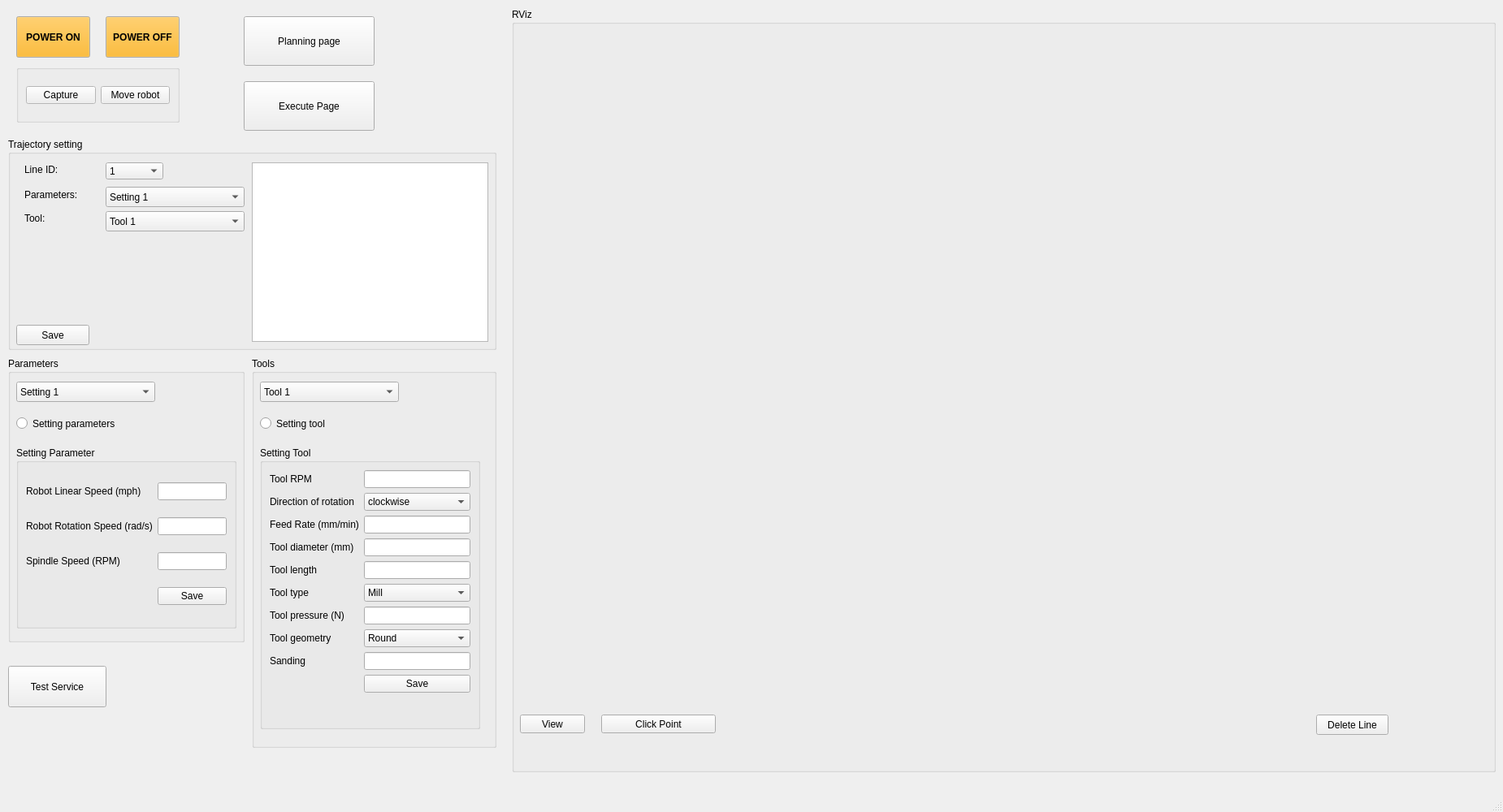
<?xml version="1.0" encoding="UTF-8"?>
<ui version="4.0">
 <class>HelloGui</class>
 <widget class="QMainWindow" name="HelloGui">
  <property name="geometry">
   <rect>
    <x>0</x>
    <y>0</y>
    <width>1850</width>
    <height>1000</height>
   </rect>
  </property>
  <property name="palette">
   <palette>
    <active>
     <colorrole role="Highlight">
      <brush brushstyle="SolidPattern">
       <color alpha="255">
        <red>244</red>
        <green>133</green>
        <blue>23</blue>
       </color>
      </brush>
     </colorrole>
    </active>
    <inactive>
     <colorrole role="Highlight">
      <brush brushstyle="SolidPattern">
       <color alpha="255">
        <red>244</red>
        <green>133</green>
        <blue>23</blue>
       </color>
      </brush>
     </colorrole>
    </inactive>
    <disabled>
     <colorrole role="Highlight">
      <brush brushstyle="SolidPattern">
       <color alpha="255">
        <red>145</red>
        <green>145</green>
        <blue>145</blue>
       </color>
      </brush>
     </colorrole>
    </disabled>
   </palette>
  </property>
  <property name="font">
   <font>
    <weight>50</weight>
    <bold>false</bold>
   </font>
  </property>
  <property name="contextMenuPolicy">
   <enum>Qt::NoContextMenu</enum>
  </property>
  <property name="windowTitle">
   <string>MainWindow</string>
  </property>
  <widget class="QWidget" name="centralwidget">
   <widget class="QGroupBox" name="groupBox">
    <property name="geometry">
     <rect>
      <x>630</x>
      <y>10</y>
      <width>1211</width>
      <height>941</height>
     </rect>
    </property>
    <property name="title">
     <string>RViz</string>
    </property>
    <widget class="QWidget" name="rviz_display" native="true">
     <property name="geometry">
      <rect>
       <x>30</x>
       <y>40</y>
       <width>1161</width>
       <height>781</height>
      </rect>
     </property>
    </widget>
    <widget class="QPushButton" name="view_rviz">
     <property name="geometry">
      <rect>
       <x>10</x>
       <y>870</y>
       <width>80</width>
       <height>23</height>
      </rect>
     </property>
     <property name="text">
      <string>View</string>
     </property>
    </widget>
    <widget class="QPushButton" name="click_point">
     <property name="geometry">
      <rect>
       <x>110</x>
       <y>870</y>
       <width>141</width>
       <height>23</height>
      </rect>
     </property>
     <property name="text">
      <string>Click Point</string>
     </property>
    </widget>
    <widget class="QPushButton" name="delete_line_btn">
     <property name="geometry">
      <rect>
       <x>990</x>
       <y>870</y>
       <width>89</width>
       <height>25</height>
      </rect>
     </property>
     <property name="text">
      <string>Delete Line</string>
     </property>
    </widget>
   </widget>
   <widget class="QGroupBox" name="groupBox_3">
    <property name="geometry">
     <rect>
      <x>20</x>
      <y>80</y>
      <width>201</width>
      <height>71</height>
     </rect>
    </property>
    <property name="palette">
     <palette>
      <active>
       <colorrole role="Base">
        <brush brushstyle="SolidPattern">
         <color alpha="255">
          <red>255</red>
          <green>170</green>
          <blue>0</blue>
         </color>
        </brush>
       </colorrole>
       <colorrole role="Window">
        <brush brushstyle="SolidPattern">
         <color alpha="255">
          <red>255</red>
          <green>255</green>
          <blue>255</blue>
         </color>
        </brush>
       </colorrole>
      </active>
      <inactive>
       <colorrole role="Base">
        <brush brushstyle="SolidPattern">
         <color alpha="255">
          <red>255</red>
          <green>170</green>
          <blue>0</blue>
         </color>
        </brush>
       </colorrole>
       <colorrole role="Window">
        <brush brushstyle="SolidPattern">
         <color alpha="255">
          <red>255</red>
          <green>255</green>
          <blue>255</blue>
         </color>
        </brush>
       </colorrole>
      </inactive>
      <disabled>
       <colorrole role="Base">
        <brush brushstyle="SolidPattern">
         <color alpha="255">
          <red>255</red>
          <green>255</green>
          <blue>255</blue>
         </color>
        </brush>
       </colorrole>
       <colorrole role="Window">
        <brush brushstyle="SolidPattern">
         <color alpha="255">
          <red>255</red>
          <green>255</green>
          <blue>255</blue>
         </color>
        </brush>
       </colorrole>
      </disabled>
     </palette>
    </property>
    <property name="title">
     <string/>
    </property>
    <layout class="QHBoxLayout" name="horizontalLayout">
     <item>
      <widget class="QPushButton" name="start_btn">
       <property name="text">
        <string>Capture</string>
       </property>
      </widget>
     </item>
     <item>
      <widget class="QPushButton" name="moverobot_btn">
       <property name="text">
        <string>Move robot</string>
       </property>
      </widget>
     </item>
    </layout>
   </widget>
   <widget class="QPushButton" name="power_on_btn">
    <property name="enabled">
     <bool>true</bool>
    </property>
    <property name="geometry">
     <rect>
      <x>20</x>
      <y>20</y>
      <width>91</width>
      <height>51</height>
     </rect>
    </property>
    <property name="palette">
     <palette>
      <active>
       <colorrole role="WindowText">
        <brush brushstyle="SolidPattern">
         <color alpha="255">
          <red>255</red>
          <green>255</green>
          <blue>255</blue>
         </color>
        </brush>
       </colorrole>
       <colorrole role="Button">
        <brush brushstyle="SolidPattern">
         <color alpha="255">
          <red>255</red>
          <green>170</green>
          <blue>0</blue>
         </color>
        </brush>
       </colorrole>
       <colorrole role="Text">
        <brush brushstyle="SolidPattern">
         <color alpha="255">
          <red>0</red>
          <green>0</green>
          <blue>0</blue>
         </color>
        </brush>
       </colorrole>
       <colorrole role="PlaceholderText">
        <brush brushstyle="SolidPattern">
         <color alpha="128">
          <red>0</red>
          <green>0</green>
          <blue>0</blue>
         </color>
        </brush>
       </colorrole>
      </active>
      <inactive>
       <colorrole role="WindowText">
        <brush brushstyle="SolidPattern">
         <color alpha="255">
          <red>255</red>
          <green>255</green>
          <blue>255</blue>
         </color>
        </brush>
       </colorrole>
       <colorrole role="Button">
        <brush brushstyle="SolidPattern">
         <color alpha="255">
          <red>255</red>
          <green>170</green>
          <blue>0</blue>
         </color>
        </brush>
       </colorrole>
       <colorrole role="Text">
        <brush brushstyle="SolidPattern">
         <color alpha="255">
          <red>0</red>
          <green>0</green>
          <blue>0</blue>
         </color>
        </brush>
       </colorrole>
       <colorrole role="PlaceholderText">
        <brush brushstyle="SolidPattern">
         <color alpha="128">
          <red>0</red>
          <green>0</green>
          <blue>0</blue>
         </color>
        </brush>
       </colorrole>
      </inactive>
      <disabled>
       <colorrole role="WindowText">
        <brush brushstyle="SolidPattern">
         <color alpha="255">
          <red>190</red>
          <green>190</green>
          <blue>190</blue>
         </color>
        </brush>
       </colorrole>
       <colorrole role="Button">
        <brush brushstyle="SolidPattern">
         <color alpha="255">
          <red>255</red>
          <green>170</green>
          <blue>0</blue>
         </color>
        </brush>
       </colorrole>
       <colorrole role="Text">
        <brush brushstyle="SolidPattern">
         <color alpha="255">
          <red>190</red>
          <green>190</green>
          <blue>190</blue>
         </color>
        </brush>
       </colorrole>
       <colorrole role="PlaceholderText">
        <brush brushstyle="SolidPattern">
         <color alpha="128">
          <red>0</red>
          <green>0</green>
          <blue>0</blue>
         </color>
        </brush>
       </colorrole>
      </disabled>
     </palette>
    </property>
    <property name="font">
     <font>
      <pointsize>9</pointsize>
      <weight>75</weight>
      <bold>true</bold>
      <stylestrategy>PreferDefault</stylestrategy>
     </font>
    </property>
    <property name="text">
     <string>POWER ON</string>
    </property>
    <property name="default">
     <bool>false</bool>
    </property>
    <property name="flat">
     <bool>false</bool>
    </property>
   </widget>
   <widget class="QPushButton" name="power_off_btn">
    <property name="enabled">
     <bool>true</bool>
    </property>
    <property name="geometry">
     <rect>
      <x>130</x>
      <y>20</y>
      <width>91</width>
      <height>51</height>
     </rect>
    </property>
    <property name="palette">
     <palette>
      <active>
       <colorrole role="Button">
        <brush brushstyle="SolidPattern">
         <color alpha="255">
          <red>255</red>
          <green>170</green>
          <blue>0</blue>
         </color>
        </brush>
       </colorrole>
      </active>
      <inactive>
       <colorrole role="Button">
        <brush brushstyle="SolidPattern">
         <color alpha="255">
          <red>255</red>
          <green>170</green>
          <blue>0</blue>
         </color>
        </brush>
       </colorrole>
      </inactive>
      <disabled>
       <colorrole role="Button">
        <brush brushstyle="SolidPattern">
         <color alpha="255">
          <red>255</red>
          <green>170</green>
          <blue>0</blue>
         </color>
        </brush>
       </colorrole>
      </disabled>
     </palette>
    </property>
    <property name="font">
     <font>
      <pointsize>9</pointsize>
      <weight>75</weight>
      <bold>true</bold>
     </font>
    </property>
    <property name="text">
     <string>POWER OFF</string>
    </property>
    <property name="autoDefault">
     <bool>false</bool>
    </property>
    <property name="default">
     <bool>false</bool>
    </property>
   </widget>
   <widget class="QGroupBox" name="groupBox_5">
    <property name="geometry">
     <rect>
      <x>310</x>
      <y>440</y>
      <width>301</width>
      <height>481</height>
     </rect>
    </property>
    <property name="title">
     <string>Tools</string>
    </property>
    <widget class="QGroupBox" name="groupBox_tool">
     <property name="geometry">
      <rect>
       <x>10</x>
       <y>110</y>
       <width>271</width>
       <height>348</height>
      </rect>
     </property>
     <property name="title">
      <string>Setting Tool</string>
     </property>
     <layout class="QFormLayout" name="formLayout">
      <item row="0" column="0">
       <widget class="QLabel" name="label_6">
        <property name="text">
         <string>Tool RPM </string>
        </property>
       </widget>
      </item>
      <item row="0" column="1">
       <widget class="QLineEdit" name="tool_rpm_text"/>
      </item>
      <item row="1" column="0">
       <widget class="QLabel" name="label_7">
        <property name="text">
         <string>Direction of rotation</string>
        </property>
       </widget>
      </item>
      <item row="1" column="1">
       <widget class="QComboBox" name="comboBox_dir">
        <item>
         <property name="text">
          <string>clockwise</string>
         </property>
        </item>
        <item>
         <property name="text">
          <string>counterclockwise</string>
         </property>
        </item>
       </widget>
      </item>
      <item row="2" column="0">
       <widget class="QLabel" name="label_8">
        <property name="text">
         <string>Feed Rate (mm/min)</string>
        </property>
       </widget>
      </item>
      <item row="2" column="1">
       <widget class="QLineEdit" name="feed_rate_text"/>
      </item>
      <item row="3" column="0">
       <widget class="QLabel" name="label_9">
        <property name="text">
         <string>Tool diameter (mm)</string>
        </property>
       </widget>
      </item>
      <item row="3" column="1">
       <widget class="QLineEdit" name="tool_diameter_text"/>
      </item>
      <item row="4" column="0">
       <widget class="QLabel" name="label_10">
        <property name="text">
         <string>Tool length</string>
        </property>
       </widget>
      </item>
      <item row="4" column="1">
       <widget class="QLineEdit" name="tool_length_text"/>
      </item>
      <item row="5" column="0">
       <widget class="QLabel" name="label_11">
        <property name="text">
         <string>Tool type</string>
        </property>
       </widget>
      </item>
      <item row="5" column="1">
       <widget class="QComboBox" name="comboBox_tooltype">
        <item>
         <property name="text">
          <string>Mill</string>
         </property>
        </item>
        <item>
         <property name="text">
          <string>Drill</string>
         </property>
        </item>
        <item>
         <property name="text">
          <string>Grind</string>
         </property>
        </item>
        <item>
         <property name="text">
          <string>Sand</string>
         </property>
        </item>
       </widget>
      </item>
      <item row="6" column="0">
       <widget class="QLabel" name="label_12">
        <property name="text">
         <string>Tool pressure (N)</string>
        </property>
       </widget>
      </item>
      <item row="6" column="1">
       <widget class="QLineEdit" name="tool_pressure_text"/>
      </item>
      <item row="7" column="0">
       <widget class="QLabel" name="label_13">
        <property name="text">
         <string>Tool geometry</string>
        </property>
       </widget>
      </item>
      <item row="7" column="1">
       <widget class="QComboBox" name="comboBox_toolgeometry">
        <item>
         <property name="text">
          <string>Round</string>
         </property>
        </item>
        <item>
         <property name="text">
          <string>Square</string>
         </property>
        </item>
        <item>
         <property name="text">
          <string>Triangular</string>
         </property>
        </item>
       </widget>
      </item>
      <item row="8" column="0">
       <widget class="QLabel" name="label_14">
        <property name="text">
         <string>Sanding</string>
        </property>
       </widget>
      </item>
      <item row="8" column="1">
       <widget class="QLineEdit" name="sanding_text">
        <property name="text">
         <string/>
        </property>
       </widget>
      </item>
      <item row="9" column="1">
       <widget class="QPushButton" name="save_tool">
        <property name="text">
         <string>Save</string>
        </property>
       </widget>
      </item>
     </layout>
    </widget>
    <widget class="QRadioButton" name="radio_tool">
     <property name="geometry">
      <rect>
       <x>10</x>
       <y>70</y>
       <width>112</width>
       <height>23</height>
      </rect>
     </property>
     <property name="text">
      <string>Setting tool</string>
     </property>
    </widget>
    <widget class="QComboBox" name="comboBox_tool">
     <property name="geometry">
      <rect>
       <x>10</x>
       <y>30</y>
       <width>171</width>
       <height>25</height>
      </rect>
     </property>
     <item>
      <property name="text">
       <string>Tool 1</string>
      </property>
     </item>
     <item>
      <property name="text">
       <string>Tool 2</string>
      </property>
     </item>
     <item>
      <property name="text">
       <string>Tool 3</string>
      </property>
     </item>
     <item>
      <property name="text">
       <string>Tool 4</string>
      </property>
     </item>
     <item>
      <property name="text">
       <string>Default</string>
      </property>
     </item>
    </widget>
   </widget>
   <widget class="QGroupBox" name="groupBox_6">
    <property name="geometry">
     <rect>
      <x>10</x>
      <y>440</y>
      <width>291</width>
      <height>351</height>
     </rect>
    </property>
    <property name="title">
     <string>Parameters</string>
    </property>
    <widget class="QComboBox" name="comboBox_setting">
     <property name="geometry">
      <rect>
       <x>10</x>
       <y>30</y>
       <width>171</width>
       <height>25</height>
      </rect>
     </property>
     <item>
      <property name="text">
       <string>Setting 1</string>
      </property>
     </item>
     <item>
      <property name="text">
       <string>Setting 2</string>
      </property>
     </item>
     <item>
      <property name="text">
       <string>Setting 3</string>
      </property>
     </item>
     <item>
      <property name="text">
       <string>Setting 4</string>
      </property>
     </item>
     <item>
      <property name="text">
       <string>Default</string>
      </property>
     </item>
    </widget>
    <widget class="QRadioButton" name="radio_parameter">
     <property name="geometry">
      <rect>
       <x>10</x>
       <y>70</y>
       <width>161</width>
       <height>23</height>
      </rect>
     </property>
     <property name="text">
      <string>Setting parameters</string>
     </property>
    </widget>
    <widget class="QGroupBox" name="groupBox_parameter">
     <property name="geometry">
      <rect>
       <x>10</x>
       <y>110</y>
       <width>271</width>
       <height>224</height>
      </rect>
     </property>
     <property name="title">
      <string>Setting Parameter</string>
     </property>
     <layout class="QGridLayout" name="gridLayout">
      <item row="0" column="0">
       <widget class="QLabel" name="label">
        <property name="text">
         <string>Robot Linear Speed (mph)</string>
        </property>
       </widget>
      </item>
      <item row="1" column="1">
       <widget class="QLineEdit" name="rb_rotation_text"/>
      </item>
      <item row="2" column="1">
       <widget class="QLineEdit" name="spindle_speed_text"/>
      </item>
      <item row="0" column="1">
       <widget class="QLineEdit" name="rb_linear_text"/>
      </item>
      <item row="2" column="0">
       <widget class="QLabel" name="label_5">
        <property name="text">
         <string>Spindle Speed (RPM)</string>
        </property>
       </widget>
      </item>
      <item row="3" column="1">
       <widget class="QPushButton" name="save_param">
        <property name="text">
         <string>Save</string>
        </property>
       </widget>
      </item>
      <item row="1" column="0">
       <widget class="QLabel" name="label_2">
        <property name="text">
         <string>Robot Rotation Speed (rad/s)</string>
        </property>
       </widget>
      </item>
     </layout>
    </widget>
   </widget>
   <widget class="QGroupBox" name="groupBox_7">
    <property name="geometry">
     <rect>
      <x>10</x>
      <y>170</y>
      <width>601</width>
      <height>261</height>
     </rect>
    </property>
    <property name="title">
     <string>Trajectory setting</string>
    </property>
    <widget class="QLabel" name="label_15">
     <property name="geometry">
      <rect>
       <x>20</x>
       <y>30</y>
       <width>61</width>
       <height>17</height>
      </rect>
     </property>
     <property name="text">
      <string>Line ID:</string>
     </property>
    </widget>
    <widget class="QComboBox" name="cb_line_id">
     <property name="geometry">
      <rect>
       <x>120</x>
       <y>30</y>
       <width>71</width>
       <height>21</height>
      </rect>
     </property>
     <item>
      <property name="text">
       <string>1</string>
      </property>
     </item>
     <item>
      <property name="text">
       <string>2</string>
      </property>
     </item>
     <item>
      <property name="text">
       <string>3</string>
      </property>
     </item>
    </widget>
    <widget class="QComboBox" name="cb_line_param">
     <property name="geometry">
      <rect>
       <x>120</x>
       <y>60</y>
       <width>171</width>
       <height>25</height>
      </rect>
     </property>
     <item>
      <property name="text">
       <string>Setting 1</string>
      </property>
     </item>
     <item>
      <property name="text">
       <string>Setting 2</string>
      </property>
     </item>
     <item>
      <property name="text">
       <string>Setting 3</string>
      </property>
     </item>
     <item>
      <property name="text">
       <string>Setting 4</string>
      </property>
     </item>
     <item>
      <property name="text">
       <string>Default</string>
      </property>
     </item>
    </widget>
    <widget class="QComboBox" name="cb_line_tool">
     <property name="geometry">
      <rect>
       <x>120</x>
       <y>90</y>
       <width>171</width>
       <height>25</height>
      </rect>
     </property>
     <item>
      <property name="text">
       <string>Tool 1</string>
      </property>
     </item>
     <item>
      <property name="text">
       <string>Tool 2</string>
      </property>
     </item>
     <item>
      <property name="text">
       <string>Tool 3</string>
      </property>
     </item>
     <item>
      <property name="text">
       <string>Tool 4</string>
      </property>
     </item>
     <item>
      <property name="text">
       <string>Default</string>
      </property>
     </item>
    </widget>
    <widget class="QLabel" name="label_16">
     <property name="geometry">
      <rect>
       <x>20</x>
       <y>60</y>
       <width>91</width>
       <height>20</height>
      </rect>
     </property>
     <property name="text">
      <string>Parameters:</string>
     </property>
    </widget>
    <widget class="QLabel" name="label_17">
     <property name="geometry">
      <rect>
       <x>20</x>
       <y>90</y>
       <width>67</width>
       <height>17</height>
      </rect>
     </property>
     <property name="text">
      <string>Tool:</string>
     </property>
    </widget>
    <widget class="QPushButton" name="save_trajectory">
     <property name="geometry">
      <rect>
       <x>10</x>
       <y>230</y>
       <width>90</width>
       <height>25</height>
      </rect>
     </property>
     <property name="text">
      <string>Save</string>
     </property>
    </widget>
    <widget class="QTextBrowser" name="textBrowser">
     <property name="geometry">
      <rect>
       <x>300</x>
       <y>30</y>
       <width>291</width>
       <height>221</height>
      </rect>
     </property>
    </widget>
   </widget>
   <widget class="QPushButton" name="planning_btn">
    <property name="geometry">
     <rect>
      <x>300</x>
      <y>20</y>
      <width>161</width>
      <height>61</height>
     </rect>
    </property>
    <property name="text">
     <string>Planning page</string>
    </property>
   </widget>
   <widget class="QPushButton" name="ExecutePage_btn">
    <property name="geometry">
     <rect>
      <x>300</x>
      <y>100</y>
      <width>161</width>
      <height>61</height>
     </rect>
    </property>
    <property name="text">
     <string>Execute Page</string>
    </property>
   </widget>
   <widget class="QPushButton" name="test_service">
    <property name="geometry">
     <rect>
      <x>10</x>
      <y>820</y>
      <width>121</width>
      <height>51</height>
     </rect>
    </property>
    <property name="text">
     <string>Test Service</string>
    </property>
   </widget>
  </widget>
  <widget class="QStatusBar" name="statusbar"/>
  <widget class="QMenuBar" name="menuBar">
   <property name="geometry">
    <rect>
     <x>0</x>
     <y>0</y>
     <width>1850</width>
     <height>22</height>
    </rect>
   </property>
  </widget>
 </widget>
 <resources/>
 <connections/>
</ui>
